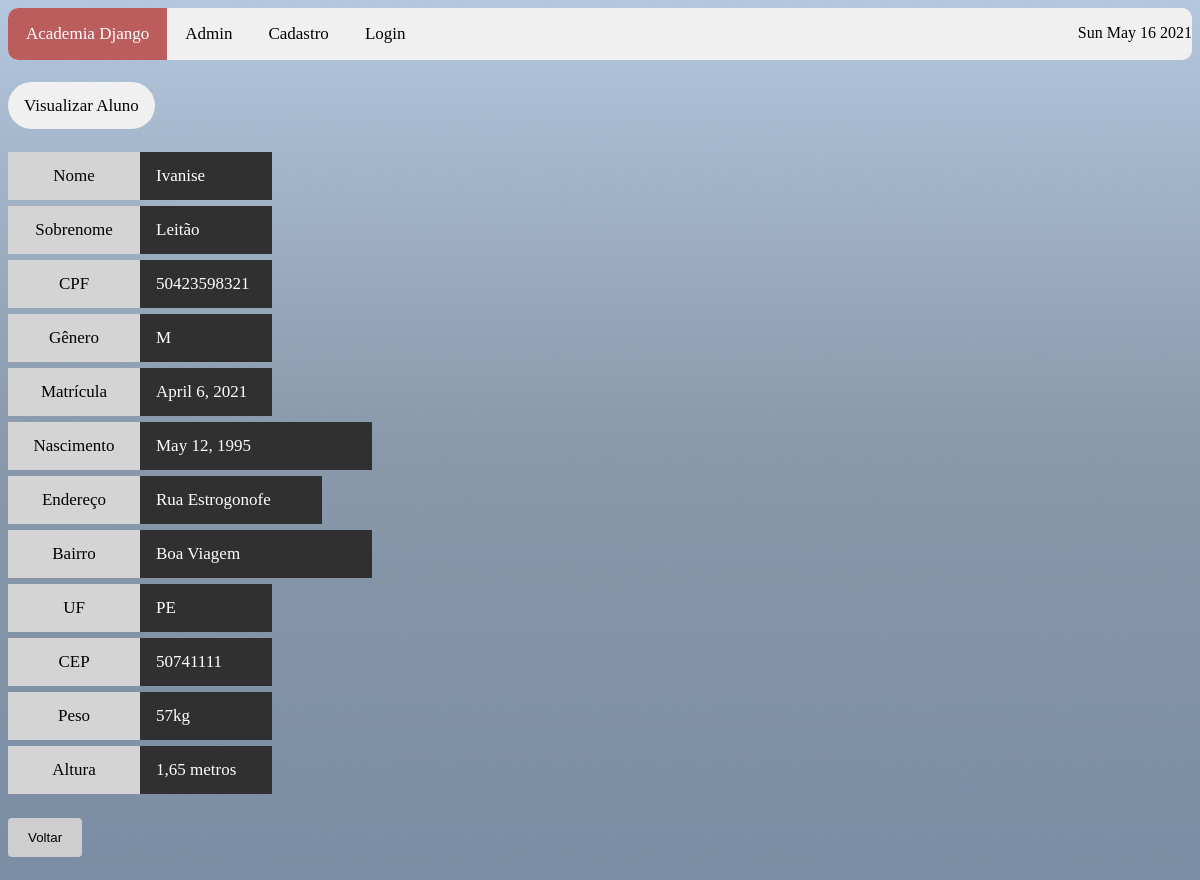
/sistema/visualizar_aluno/2, run on an earlier commit of the app's database.
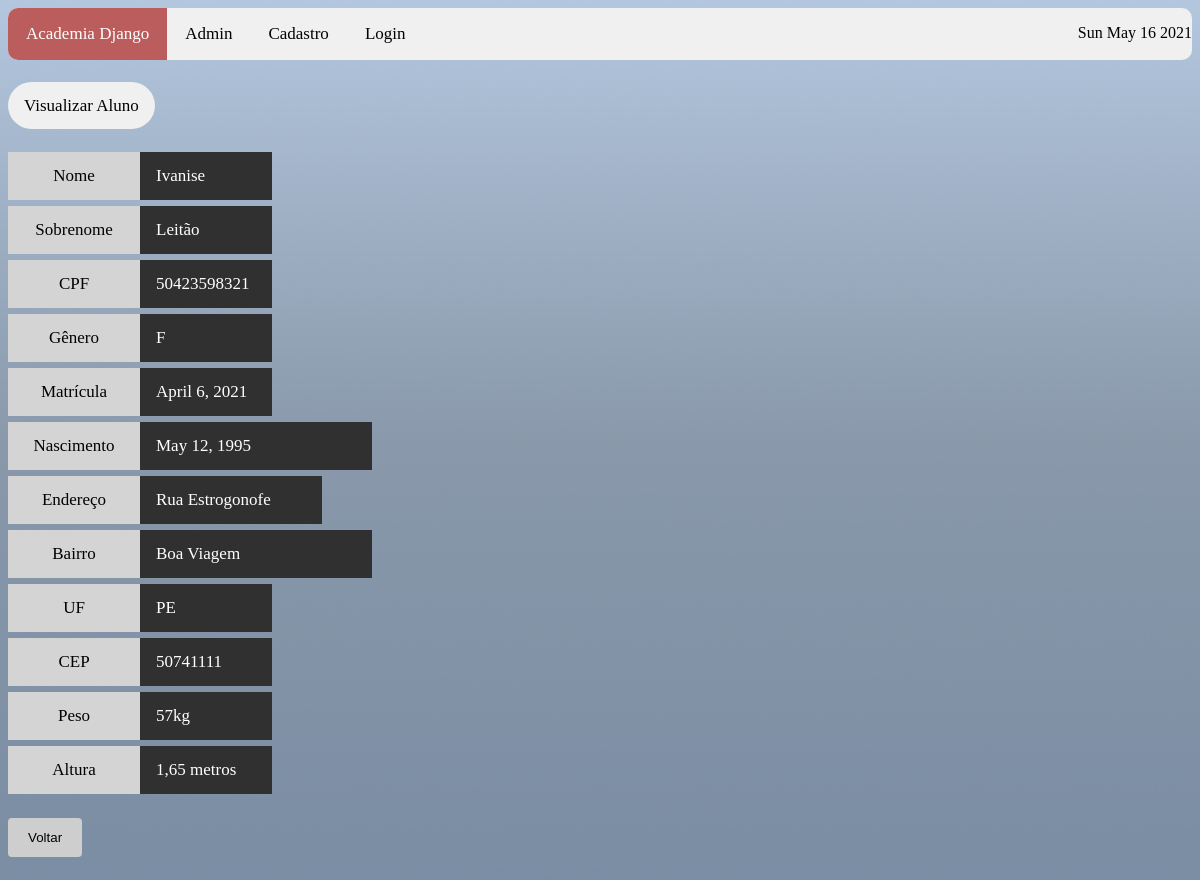
And on a later commit of the database.
### sistema/models.py (models this page shows)
class Aluno(models.Model):
    nome = models.CharField(
        max_length = 200,
        null = False,
        blank = False
    )
    sobrenome = models.CharField(
        max_length = 200,
        null = False,
        blank = False
    )
    data_nascimento = models.DateField(
        null = True,
        blank = True
    )
    telefone = models.CharField(
        max_length = 14,
        null = False,
        blank = False
    )
    cpf = models.CharField(
        max_length = 14,
        null = False,
        blank = False
    )
    endereco = models.CharField(
        max_length = 200,
        null = False,
        blank = False
    )
    bairro = models.CharField(
        max_length = 100,
        null = False,
        blank = False,
        default=None
    )
    cep = models.CharField(
        max_length = 9,
        null = False,
        blank = False
    )
    cidade = models.CharField(
        max_length = 100,
        null = False,
        blank = False
    )
    estado = models.CharField(
        max_length = 2,
        null = False,
        blank = False
    )
    peso = models.CharField(
        max_length = 3,
        null = False,
        blank = False
    )
    altura = models.CharField(
        max_length = 4,
        null = False,
        blank = False
    )
    data_matricula = models.DateField(
        null = True,
        blank = True
    )
    genero_choices = (
        ("F", "Feminino"),
        ("M", "Masculino"),
        ("O", "Outro")
    )
    genero = models.CharField(
        max_length = 1,
        choices = genero_choices,
        null = True,
        blank = True
    )
    objects = models.Manager()

### sistema/views.py (the view)
# urls.py: path('visualizar_aluno/<int:user_id>', views.visualizar_aluno, name='visualizar_aluno'),
def visualizar_aluno(request, user_id):
    if request.method == 'GET':
        alunos = Aluno.objects.filter(id=user_id)
        contexto = {
            'alunos': alunos
        }
    return render(request, 'visualizar_aluno.html', contexto)

### sistema/templates/visualizar_aluno.html (shortened to what this page needs)
{% load static %}
 <!DOCTYPE html>
<html>
<head>
    <link rel="stylesheet" href=" {% static 'css/style.css' %} "/>
</head>
<body>
<div class="topnav">
    <a class="active" href="http://{{request.get_host}}/sistema/inicio">Academia Django</a>
    <a href="http://{{request.get_host}}/admin" target="_blank">Admin</a>
    <a href="http://{{request.get_host}}/sistema/cadastrar_usuario">Cadastro</a>
    <a href="http://{{request.get_host}}/sistema/logar_usuario">Login</a>
<div class="c">
    <p id="demo"></p>
</div>
</div>
<br/><br/>
    <a style="background-color: #f0f0f0;color: #000; border-radius: 25px; padding: 14px 16px; text-align: center; float: center; font-size: 17px;"> Visualizar Aluno </a>
<br/><br/><br/>
{% for alunos in alunos %}
<a style="background-color: #d4d4d4;color: #000; width: 100px; padding: 14px 16px; text-align: center; float: left; font-size: 17px;"> Nome </a>
<a style="background-color: #303030;color: #fff; width: 100px; padding: 14px 16px; text-align: left; float: left; font-size: 17px;"> {{alunos.nome}}  </a>
<br/><br/><br/>
<a style="background-color: #d4d4d4;color: #000; width: 100px; padding: 14px 16px; text-align: center; float: left; font-size: 17px;"> Sobrenome </a>
<a style="background-color: #303030;color: #fff; width: 100px; padding: 14px 16px; text-align: left; float: left; font-size: 17px;"> {{alunos.sobrenome}}  </a>
<br/><br/><br/>
<a style="background-color: #d4d4d4;color: #000; width: 100px; padding: 14px 16px; text-align: center; float: left; font-size: 17px;"> CPF </a>
<a style="background-color: #303030;color: #fff; width: 100px; padding: 14px 16px; text-align: left; float: left; font-size: 17px;"> {{alunos.cpf}}  </a>
<br/><br/><br/>
<a style="background-color: #d4d4d4;color: #000; width: 100px; padding: 14px 16px; text-align: center; float: left; font-size: 17px;"> Gênero </a>
<a style="background-color: #303030;color: #fff; width: 100px; padding: 14px 16px; text-align: left; float: left; font-size: 17px;"> {{alunos.genero}}  </a>
<br/><br/><br/>
<a style="background-color: #d4d4d4;color: #000; width: 100px; padding: 14px 16px; text-align: center; float: left; font-size: 17px;">Matrícula </a>
<a style="background-color: #303030;color: #fff; width: 100px; padding: 14px 16px; text-align: left; float: left; font-size: 17px;"> {{alunos.data_matricula}}  </a>
<br/><br/><br/>
<a style="background-color: #d4d4d4;color: #000; width: 100px; padding: 14px 16px; text-align: center; float: left; font-size: 17px;">Nascimento </a>
<a style="background-color: #303030;color: #fff; width: 200px; max-width: 500px; padding: 14px 16px; text-align: left; float: left; font-size: 17px;"> {{alunos.data_nascimento}}  </a>
<br/><br/><br/>
<a style="background-color: #d4d4d4;color: #000; width: 100px; padding: 14px 16px; text-align: center; float: left; font-size: 17px;">Endereço </a>
<a style="background-color: #303030;color: #fff; width: 150px; max-width: 700px; padding: 14px 16px; text-align: left; float: left; font-size: 17px;"> {{alunos.endereco}}  </a>
<br/><br/><br/>
<a style="background-color: #d4d4d4;color: #000; width: 100px; padding: 14px 16px; text-align: center; float: left; font-size: 17px;">Bairro </a>
<a style="background-color: #303030;color: #fff; width: 200px; max-width: 800px; padding: 14px 16px; text-align: left; float: left; font-size: 17px;"> {{alunos.bairro}}  </a>
<br/><br/><br/>
<a style="background-color: #d4d4d4;color: #000; width: 100px; padding: 14px 16px; text-align: center; float: left; font-size: 17px;">UF </a>
<a style="background-color: #303030;color: #fff; width: 100px; padding: 14px 16px; text-align: left; float: left; font-size: 17px;"> {{alunos.estado}}  </a>
<br/><br/><br/>
<a style="background-color: #d4d4d4;color: #000; width: 100px; padding: 14px 16px; text-align: center; float: left; font-size: 17px;">CEP </a>
<a style="background-color: #303030;color: #fff; width: 100px; padding: 14px 16px; text-align: left; float: left; font-size: 17px;"> {{alunos.cep}}  </a>
<br/><br/><br/>
<a style="background-color: #d4d4d4;color: #000; width: 100px; padding: 14px 16px; text-align: center; float: left; font-size: 17px;">Peso </a>
<a style="background-color: #303030;color: #fff; width: 100px; padding: 14px 16px; text-align: left; float: left; font-size: 17px;"> {{alunos.peso}}kg  </a>
<br/><br/><br/>
<a style="background-color: #d4d4d4;color: #000; width: 100px; padding: 14px 16px; text-align: center; float: left; font-size: 17px;">Altura </a>
<a style="background-color: #303030;color: #fff; width: 100px; padding: 14px 16px; text-align: left; float: left; font-size: 17px;"> {{alunos.altura}} metros  </a>
<br/><br/><br/>
{% endfor %}
<br/>
    <form action="http://{{request.get_host}}/sistema/inicio">
    <input type="submit" value="Voltar">
    </form>
<br/><br/><br/>
</body>
</html>

### sistema/static/css/style.css (style rules this page uses)
body { background: #a9bbd2 url("/static/images/Commonality.png") no-repeat; background-size: cover; }
.c { text-align: right; }
.topnav { overflow: hidden; background-color: #f0f0f0; border-radius: 10px; top: 0; }
.topnav a { float: left; color: #000; text-align: center; padding: 16px 18px; text-decoration: none; font-size: 17px; }
.topnav a.active { background-color: #bb5d5d; color: white; }
input[type=submit] { background-color: #cecece; color: black; padding: 12px 20px; border: none; border-radius: 4px; cursor: pointer; float: left; }

What changed in the data, as far as the page shows it:
changed Aluno "Ivanise": genero "M" → "F"
